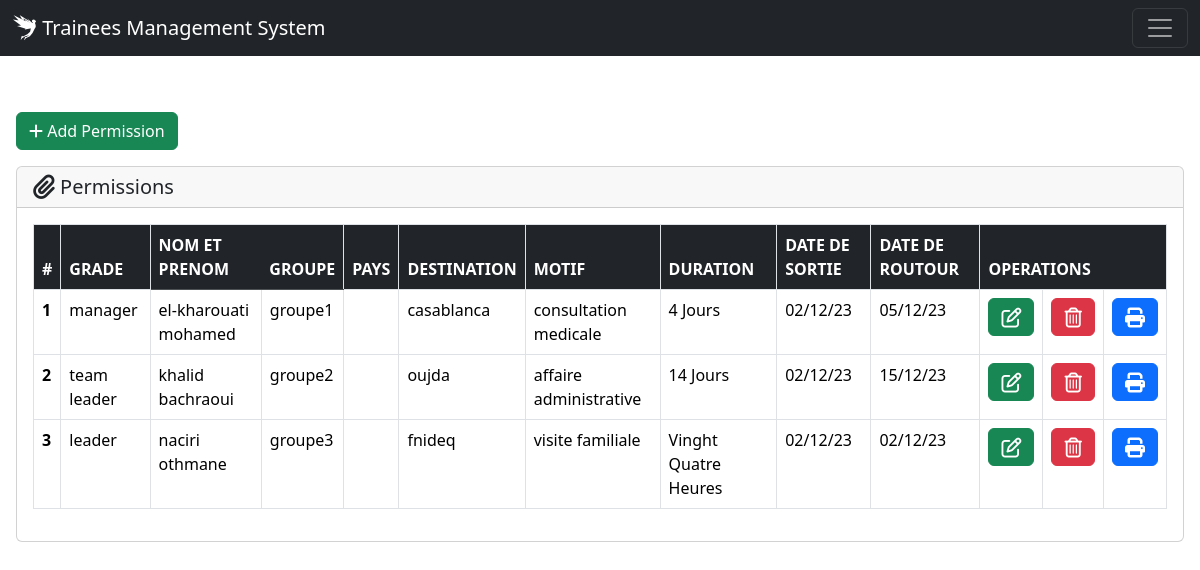
Screenshot of /permissions/ (signed in) with the database file from the repository.
### Store/models.py (models this page shows, shortened)
class Permission(models.Model):
    stagiaire = models.ForeignKey(Stagiaire, on_delete=models.CASCADE)
    motif = models.TextField(max_length=250,null=False)
    destination = models.CharField(max_length=150,null=False)
    duration = models.CharField(max_length=150,null=True, editable=False)
    date_out = models.DateField()
    date_in = models.DateField()
    created_at = models.DateTimeField(auto_now=True)
    updated_at = models.DateTimeField(auto_now_add=True)

class Stagiaire(models.Model):
    groupe = models.ForeignKey(Groupe, on_delete=models.CASCADE)
    nom = models.CharField(max_length=150,null=False)
    prenom = models.CharField(max_length=150,null=False)
    grade = models.CharField(max_length=150,null=False)
    unite = models.CharField(max_length=150,null=True)
    pays = models.CharField(max_length=150,blank=True)
    created_at = models.DateTimeField(auto_now=True)
    updated_at = models.DateTimeField(auto_now_add=True)

class Groupe(models.Model):
    name = models.CharField(max_length=150, null=False,choices=groupe_choices)
    owner = models.ForeignKey(CustomUser, on_delete=models.CASCADE)
    created_at = models.DateTimeField(auto_now=True)
    updated_at = models.DateTimeField(auto_now_add=True)

### Store/views.py (the view, shortened to what this page needs)
# urls.py: path('permissions/', views.permissions, name="permissions"),
def permissions(request):
    if request.user.is_authenticated:
        if request.user.is_superuser:
            permissions = Permission.objects.all().order_by('stagiaire__groupe')
            return render(request, 'permission/index.html', {
                "permissions": permissions,
            })
    else:
        messages.error(request, 'Login First to View the Contents')
        return redirect('login')

### Store/templates/permission/index.html (shortened to what this page needs)
{% extends 'base.html' %}
{% block content %}
<a class="btn btn-success mb-3" href="{% url 'add_permission' %}" role="button"><i class="fa-solid fa-plus"></i> Add Permission</a>
<div class="card p-10">
  <h5 class="card-header"> <i class="fa-solid fa-paperclip fa-lg"></i> Permissions</h5>
  <div class="card-body">
    <table class="table border">
  <thead class="table-dark">
    <tr>
      <th scope="col" class="border">#</th>
      <th scope="col" class="border">GRADE</th>
      <th scope="col">NOM ET PRENOM</th>
      <th scope="col">GROUPE</th>
      <th scope="col" class="border">PAYS</th>
      <th scope="col" class="border">DESTINATION</th>
       <th scope="col" class="border">MOTIF</th>
       <th scope="col" class="border">DURATION</th>
       <th scope="col" class="border">DATE DE SORTIE</th>
       <th scope="col" class="border">DATE DE ROUTOUR</th>
       <th colspan="3" scope="col" class="border">OPERATIONS</th>
    </tr>
  </thead>
  <tbody>
    {% for permission in permissions %}
    <tr>
      <th scope="row" class="border">{{ forloop.counter }}</th>
      <td class="border">{{permission.stagiaire.grade}}</td>
      <td class="border">{{permission.stagiaire.nom}} {{permission.stagiaire.prenom}}</td>
      <td class="border">{{permission.stagiaire.groupe.name}}</td>
      <td class="border">{{permission.stagiaire.pays}}</td>
      <td class="border">{{permission.destination}}</td>
      <td class="border">{{permission.motif}}</td>
      <td class="border">{{permission.duration}}</td>
      <td class="border">{{permission.date_out |date:"d/m/y" }}</td>
      <td class="border">{{permission.date_in |date:"d/m/y" }}</td>
        <td style="text-align: center;" class="border"><a class="btn btn-success" href="{% url 'edit_permission'  permission.id %}" role="button"><i class="fa-regular fa-pen-to-square fa-lg"></i></a></td>
      <td style="text-align: center;" class="border"><a class="btn btn-danger" href="{% url 'delete_permission'  permission.id %}" role="button"><i class="fa-regular fa-trash-can fa-lg"></i></a></td>
      <td style="text-align: center;" class="border"><a class="btn btn-primary" href="{% url 'pdf_permission'  permission.id %}" role="button"><i class="fa-solid fa-print fa-lg"></i></a></td>
  {% endfor %}
  </tbody>
</table>
  </div>
</div>
{% endblock content %}

### rows the page displays
Permission: stagiaire.grade "manager", stagiaire.nom "el-kharouati", stagiaire.prenom "mohamed", stagiaire.groupe.name "groupe1", destination "casablanca", motif "consultation medicale", duration "4 Jours", date_out "02/12/23", date_in "05/12/23"
Permission: stagiaire.grade "team leader", stagiaire.nom "khalid", stagiaire.prenom "bachraoui", stagiaire.groupe.name "groupe2", destination "oujda", motif "affaire administrative", duration "14 Jours", date_out "02/12/23", date_in "15/12/23"
Permission: stagiaire.grade "leader", stagiaire.nom "naciri", stagiaire.prenom "othmane", stagiaire.groupe.name "groupe3", destination "fnideq", motif "visite familiale", duration "Vinght Quatre Heures", date_out "02/12/23", date_in "02/12/23"
